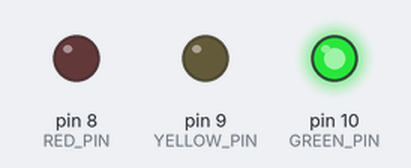
This sketch was run on a simulated Arduino Uno, built with avr-gcc and run on an emulated ATmega328P. On the bench: output pins drawn as LEDs (lit = HIGH).

Above: at 1.7 s.
At 4.5 s:
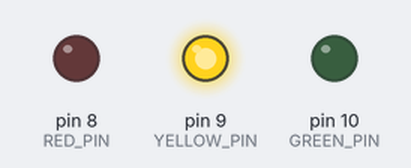
At 7.2 s:
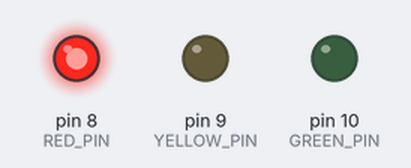
Timing chart, 0 to 11.7 s (numbered marks = the images above):
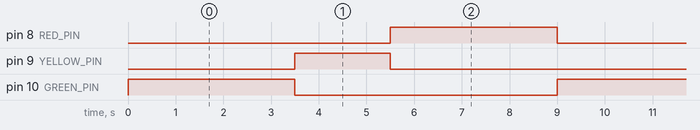

Measured:
- by itself, pin 8 (RED_PIN), pin 10 (GREEN_PIN): alternates HIGH for 3.5 s and LOW for 5.5 s
- by itself, pin 9 (YELLOW_PIN): alternates HIGH for 2.0 s and LOW for 7.0 s
- by itself, everything shown: repeats every 9.0 s, in 3 steps

The sketch:

Traffic_Lights.ino
```cpp
const int RED_PIN    = 8;
const int YELLOW_PIN = 9;
const int GREEN_PIN  = 10;

const int GREEN_TIME  = 3500;  // ms
const int YELLOW_TIME = 2000;  // ms
const int RED_TIME    = 3500;  // ms

void setup() {
  pinMode(RED_PIN, OUTPUT);
  pinMode(YELLOW_PIN, OUTPUT);
  pinMode(GREEN_PIN, OUTPUT);
}

void loop() {
  setLights(LOW, LOW, HIGH);   // green
  delay(GREEN_TIME);

  setLights(LOW, HIGH, LOW);   // yellow
  delay(YELLOW_TIME);

  setLights(HIGH, LOW, LOW);   // red
  delay(RED_TIME);
}

// Sets all three LEDs in one call so only one color is ever on
void setLights(int red, int yellow, int green) {
  digitalWrite(RED_PIN, red);
  digitalWrite(YELLOW_PIN, yellow);
  digitalWrite(GREEN_PIN, green);
}
```
